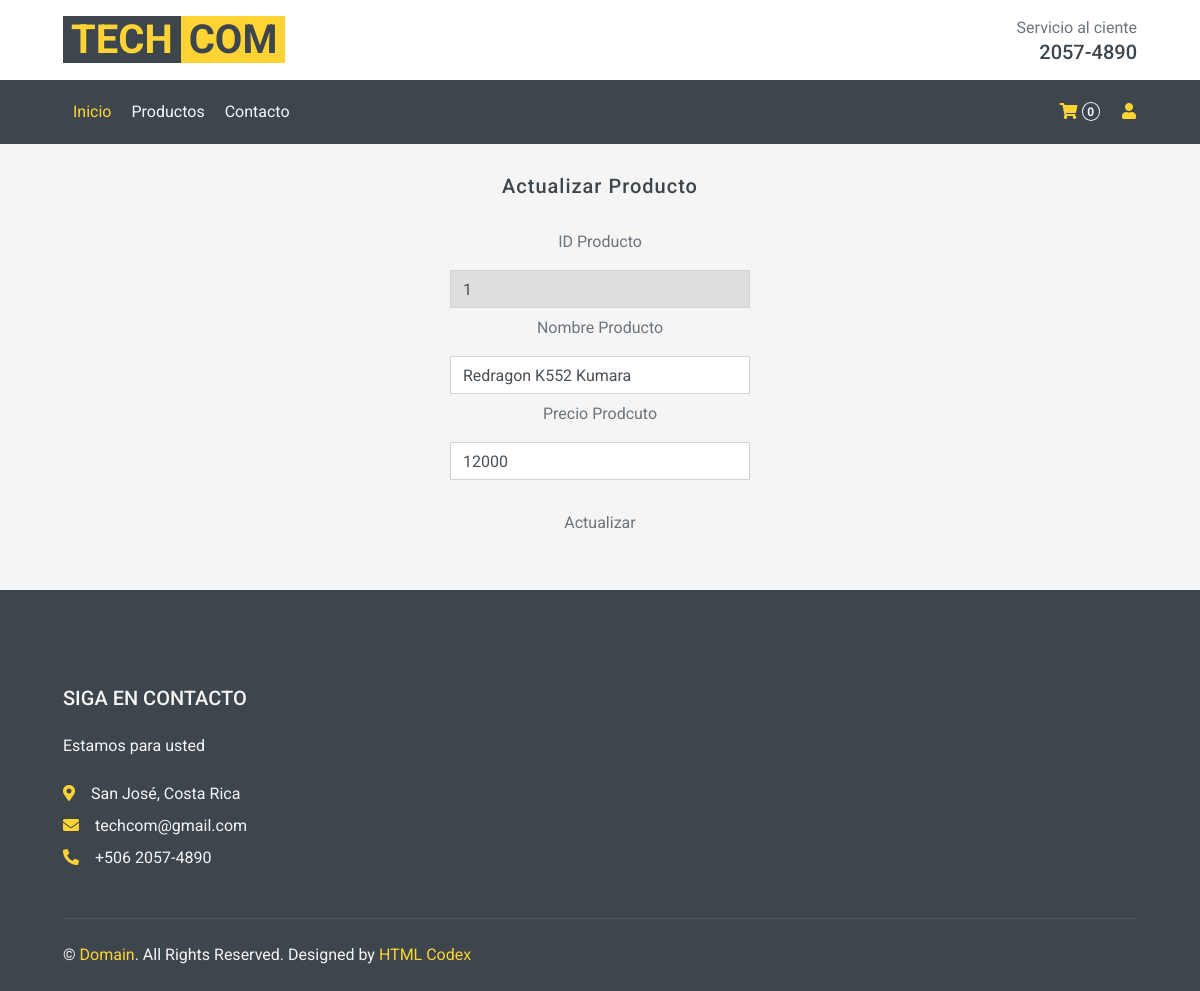
The app's page /Views/mantProductosEditar.php?q=1 (signed in) with its own data.
### tables this page shows
CREATE TABLE `producto` (
  `IDPro` int(11) NOT NULL,
  `Nombre` varchar(50) NOT NULL,
  `Descripcion` varchar(250) NOT NULL,
  `Precio` int(10) NOT NULL,
  `IDTipoP` int(11) NOT NULL,
  `IDProveedor` int(11) NOT NULL,
  `IDSucursales` int(11) NOT NULL,
  `rutaImagen` varchar(100) DEFAULT NULL
);

### Models/productoModel.php (called while the page is built, shortened)
<?php
    function ConsultarProductosM($idPro)
    {
        $enlace = OpenBD();
        $sentecia = "CALL ConsultarProductos('$idPro')";
        $respuesta = $enlace -> query($sentecia);
        return $respuesta;
    }
?>

### Controllers/productoController.php (called while the page is built, shortened)
<?php
    include_once '../Models/productoModel.php';
    function ConsultarProductos($idPro)
    {
        $respuesta = ConsultarProductosM($idPro);
        return mysqli_fetch_array($respuesta);
    }
?>

### Views/mantProductosEditar.php (the view, shortened to what this page needs)
<?php
    include_once "../Controllers/productoController.php";
    include_once "layout.php";
    $valorQ = $_GET["q"];
    $datos = ConsultarProductos($valorQ);
?>
<!DOCTYPE html>
<html lang="en">
<head>
</head>
<body>
    <div class="container-fluid">
        <div class="row align-items-center bg-light py-3 px-xl-5 d-none d-lg-flex">
            <div class="col-lg-6">
                <a href="inicio.php" class="text-decoration-none">
                    <span class="h1 text-uppercase text-primary bg-dark px-2">Tech</span>
                    <span class="h1 text-uppercase text-dark bg-primary px-2 ml-n1">com</span>
                </a>
            </div>
            <div class="col-lg-6 col-6 text-right">
                <p class="m-0">Servicio al ciente</p>
                <h5 class="m-0">2057-4890</h5>
            </div>
        </div>
    </div>
    <div class="container-fluid bg-dark mb-30">
        <div class="row px-xl-5">
            <div class="col-lg-12">
                <nav class="navbar navbar-expand-lg bg-dark navbar-dark py-3 py-lg-0 px-0">
                    <div class="collapse navbar-collapse justify-content-between" id="navbarCollapse">
                        <div class="navbar-nav mr-auto py-0">
                            <a href="inicio.php" class="nav-item nav-link active">Inicio</a>
                            <a href="shop.php" class="nav-item nav-link">Productos</a>
                            <a href="contacto.php" class="nav-item nav-link">Contacto</a>
                        </div>
                        <div class="navbar-nav ml-auto py-0 d-none d-lg-block">
                            <a href="cart.php" class="btn px-0 ml-3">
                                <i class="fas fa-shopping-cart text-primary"></i>
                                <span class="badge text-secondary border border-secondary rounded-circle"
                                    style="padding-bottom: 2px;">0</span>
                            </a>
                            <a href="userOn.php" class="btn px-0 ml-3">
                                <i class="fas fa-user text-primary"></i>
                            </a>
                        </div>
                    </div>
                </nav>
            </div>
        </div>
    </div>
    <form role="form" class="text-center mx-auto" style="max-width: 25%;" action="" method="post">
    <h5 class="fw-normal mb-3 pb-3" style="letter-spacing: 1px;">Actualizar Producto</h5>
<label>ID Producto</label>
<div class="input-group input-group-outline my-2">
    <input id="txtIDProducto" required name="txtIDProducto"
    type="text" class="form-control" placeholder="ID Producto" style="background-color:#DEDEDE"
    value="<?php echo $datos["IDPro"] ?>">
</div>
<label>Nombre Producto</label>
<div class="input-group input-group-outline my-2">
    <input id="txtNombre" required name="txtNombre" type="text" class="form-control" placeholder="Nombre"
    value="<?php echo $datos["Nombre"] ?>">
</div>
<label>Precio Prodcuto</label>
<div class="input-group input-group-outline my-2">
    <input id="txtPrecio" required name="txtPrecio" type="text" class="form-control" placeholder="Precio"
    value="<?php echo $datos["Precio"] ?>">
</div>
<div class="text-center my-4">
    <button id="btnActualizarAdm" name="btnActualizarAdm" type="submit" class="btn bg-gradient-primary w-100">Actualizar</button>
</div>
</form>
</body>
</html>

### records on screen
producto: txtIDProducto "1", txtNombre "Redragon K552 Kumara", txtPrecio "12000"
